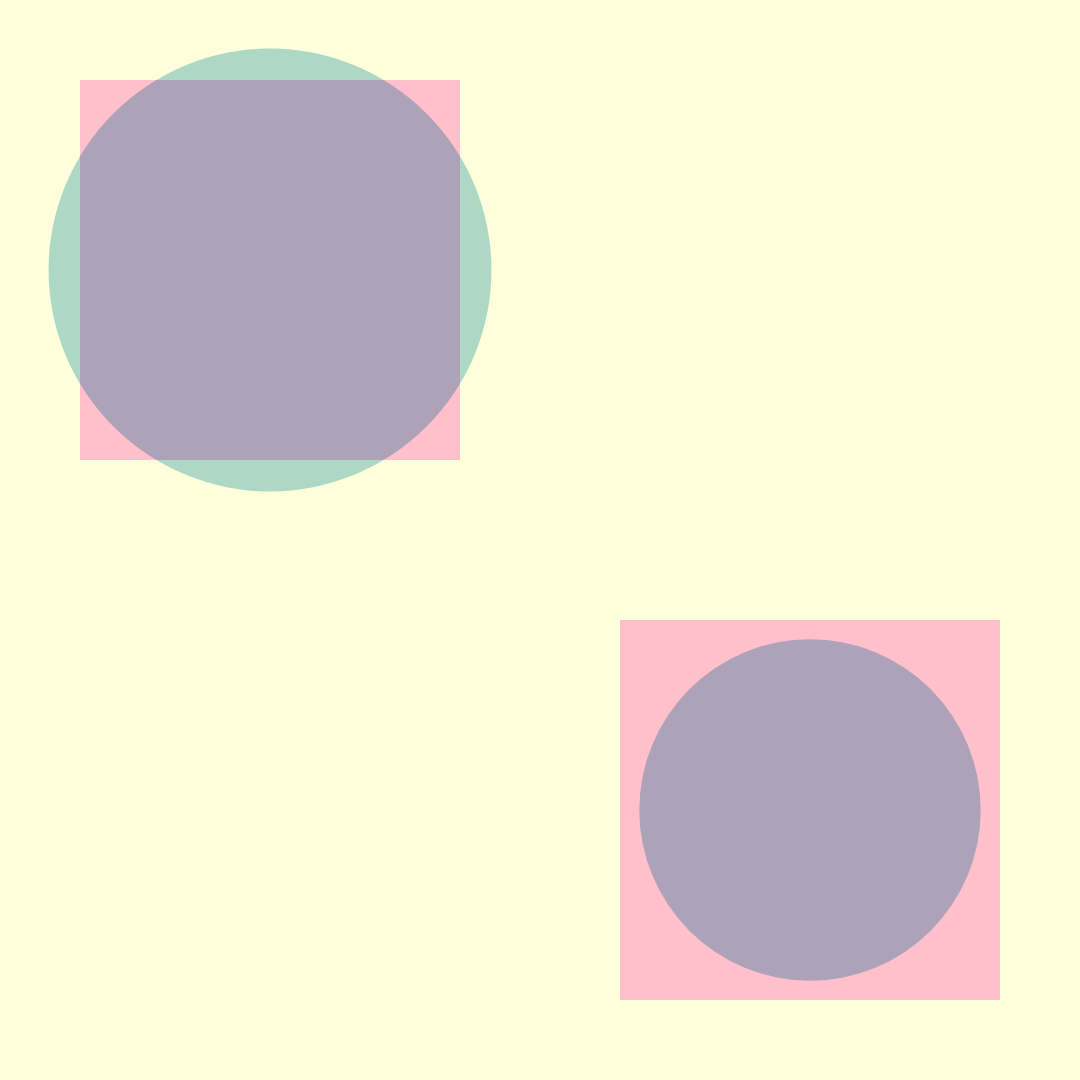
Frame 1 (no input)
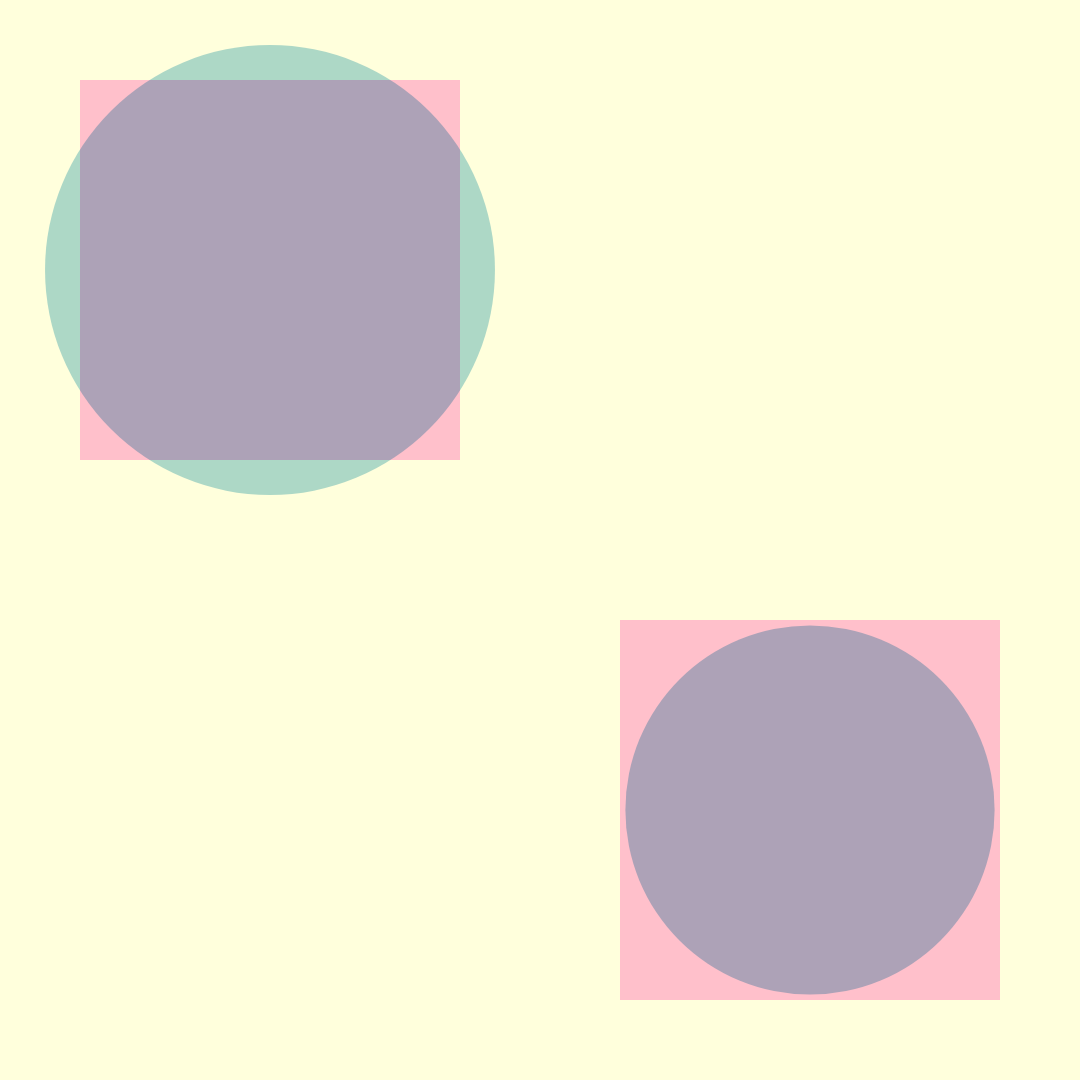
Frame 2 (the mouse pressed at the canvas centre, redrawn once)

The p5.js sketch that drew these frames (run headless with seeded random() and noise() and a simulated clock; the mouse was pressed at the canvas centre and the sketch redrawn once):

// p5.js sketch
// ── sketch.js
const GRID = 2;
const CELL = 1080 / GRID;


function setup() {
  createCanvas(1080, 1080);
  noStroke();
  noLoop();
}

function draw() {
  background(255, 255, 220);

    for (let gy = 0; gy < GRID; gy++) {
    const cy = gy * CELL + CELL / 2;

  push();
  fill('pink');
  rectMode(CENTER);
  rect(cy, cy, 380, 380);
  pop();

  push();
  blendMode(MULTIPLY);
  translate(cy, cy);
  fill('lightblue');
  const sz = random(300, 500);
  circle(0, 0, sz);
  pop();
}
}
